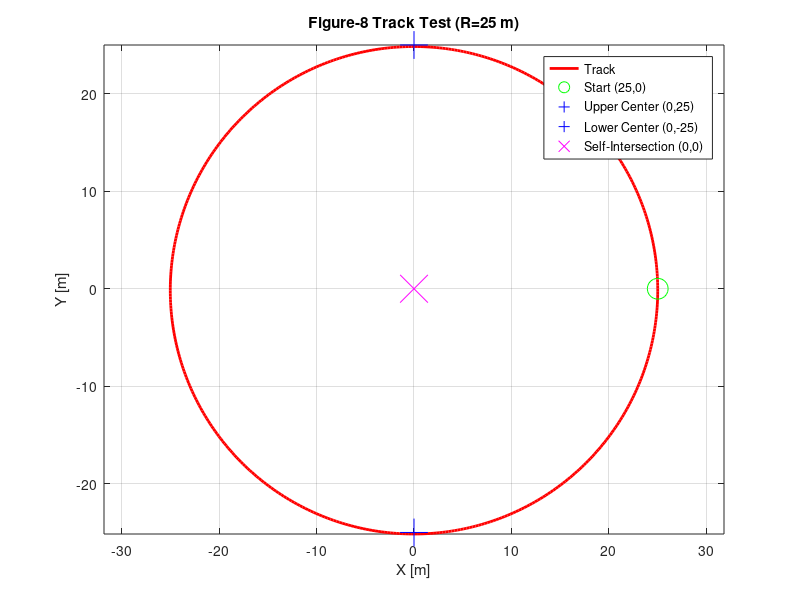

This chart was generated by the following MATLAB code:
% Quick test of figure-8 track generation
radius = 25;
kappa_ccw = 1.0 / radius;
half_circumference = pi * radius;
total_length = 2 * half_circumference;
n_points = 500;

% Numerical integration
s_vals = linspace(0, total_length, n_points);
x = zeros(size(s_vals));
y = zeros(size(s_vals));
theta = pi/2;  % North

% Initial position: (R, 0)
x(1) = radius;
y(1) = 0;

for i = 2:length(s_vals)
    ds = s_vals(i) - s_vals(i-1);
    theta = theta + kappa_ccw * ds;
    x(i) = x(i-1) + cos(theta) * ds;
    y(i) = y(i-1) + sin(theta) * ds;
end

% Close loop
x(end) = x(1);
y(end) = y(1);

% Plot
figure;
plot(x, y, 'r-', 'LineWidth', 2);
hold on;
plot(x(1), y(1), 'go', 'MarkerSize', 15);
plot(0, radius, 'b+', 'MarkerSize', 20);
plot(0, -radius, 'b+', 'MarkerSize', 20);
plot(0, 0, 'mx', 'MarkerSize', 20);
grid on;
axis equal;
title(sprintf('Figure-8 Track Test (R=%d m)', radius));
xlabel('X [m]');
ylabel('Y [m]');
legend('Track', 'Start (25,0)', 'Upper Center (0,25)', 'Lower Center (0,-25)', 'Self-Intersection (0,0)');

fprintf('Start: (%.2f, %.2f)\n', x(1), y(1));
fprintf('End: (%.2f, %.2f)\n', x(end), y(end));
fprintf('Midpoint (πR): (%.2f, %.2f)\n', x(floor(n_points/2)), y(floor(n_points/2)));
fprintf('Quarter (πR/2): (%.2f, %.2f)\n', x(floor(n_points/4)), y(floor(n_points/4)));
fprintf('3Quarter (3πR/2): (%.2f, %.2f)\n', x(floor(3*n_points/4)), y(floor(3*n_points/4)));
